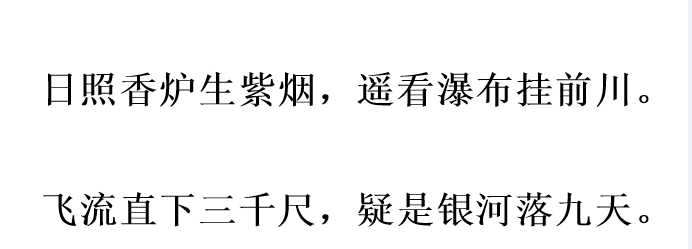
#> input picture Picture/test1.png, 692 x 249 px
$ jupyter execute --allow-errors ocr.ipynb
#> lines starting #> are read from the running program, lines starting #| are printed output that depends on the picture
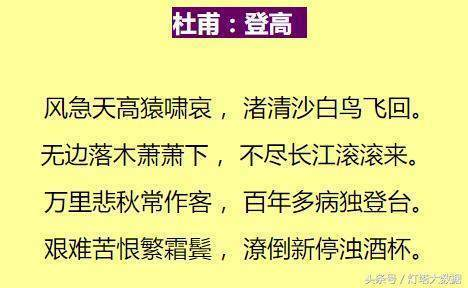
#> input picture Picture/test2.jpg, 468 x 288 px
### PIL  pytesseract 图片识别

[cell 1]
from PIL import Image
import pytesseract

#> (the rest of this cell did not finish here and is left out)

[cell 2]
import tesserocr

#> (the rest of this cell did not finish here and is left out)

[cell 3]
from PIL import Image
import pytesseract

im = Image.open('test2.jpg')
#> im is the input picture: PIL image 468x288 RGB; mean R, G, B 232.8, 230.7, 147.6
image = im.convert('L')
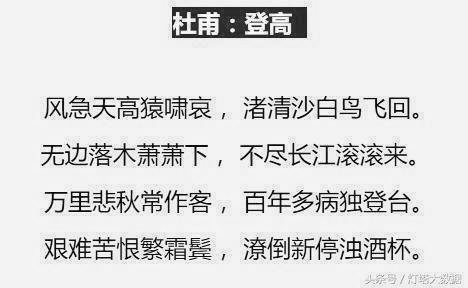
#> image: PIL image 468x288 L; min 0, max 255, mean 221.6
#image.show()
#> (the rest of this cell did not finish here and is left out)

### 搜狗ocr识别接口

[cell 4]
import requests  # 库文件

def post_image():
    img = r"C:\Users\win7\Desktop\test1.jpg"  # 图片路径
    files = {"pic_path": open(img, "rb")}  # files # 类似data数据
    url = "http://pic.sogou.com/pic/upload_pic.jsp"  # post的url
    html = requests.post(url, files=files).text  # requests 提交图片
    get_content(html)  # 结果是url就是图片的url sougou 把本地图片上传到sougou服务器变成了他的图片 调用解析函数把url传入


# [6 lines left out: function get_content, not called in this run]

post_image()  # 调用上传函数
#> (the call stopped at in post_image, `html = requests.post(url, files=files).text`: requests is not available in this run)

### 写入word 文档()

python-docx模块安装需要在cmd命令行中输入pip install python-docx

[cell 5]
import docx
from docx.shared import Cm
import requests  # 库文件

def post_image(img):
    files = {"pic_path": open(img, "rb")}  # files # 类似data数据
    url = "http://pic.sogou.com/pic/upload_pic.jsp"  # post的url
    html = requests.post(url, files=files).text  # requests 提交图片
    return get_content(html)  # 结果是url就是图片的url sougou 把本地图片上传到sougou服务器变成了他的图片 调用解析函数把url传入

# [16 lines left out: functions get_content, save_docx, not called in this run]

img = r"test2.jpg"  # 图片路径
file_name = r'ocr_file.docx'

#> (the rest of this cell did not finish here and is left out)

### 获取某目录路径下的所有图片

[cell 6]
import os,re

def file_extension(path):
    return os.path.splitext(path)

pic_postfix = ['png','jpg','jpeg','bmp']

file_dir = r'C:\Users\win7\learngit\Topics'

files = os.listdir(file_dir)

for name in files:
    oldpath = os.path.join(file_dir,name)
    postfix = re.sub('\.','',os.path.splitext(oldpath)[-1])
    if postfix in pic_postfix:
        print(name)

### 目录全部图片识别后写入word

[cell 7]
import docx,os,re
from docx.shared import Cm
import requests  # 库文件

# [33 lines left out: functions post_image, get_content, save_docx, get_pic, not called in this run]

file_dir = r'C:\Users\win7\learngit\Picture'
pic_postfix = ['png','jpg','jpeg','bmp','webp']
file_name = r'ocr_file_test1.docx'

#> (the rest of this cell did not finish here and is left out)

### 识别文字验证

[cell 8]
def verify():
    while True:
        answer = int(input('识别文字是否与图片不一致？一致请输入1，不一致请输入2'))
        if answer == 1:
            print('识别文字与图片一致')
            break
        elif answer == 2:
            print('识别文字与图片一致')
            right_text = input('请输入正确的文字')
            print(right_text)
            break
        else:
            continue
#> this loop made 7 passes; the answer given on pass 1: 3

verify()
